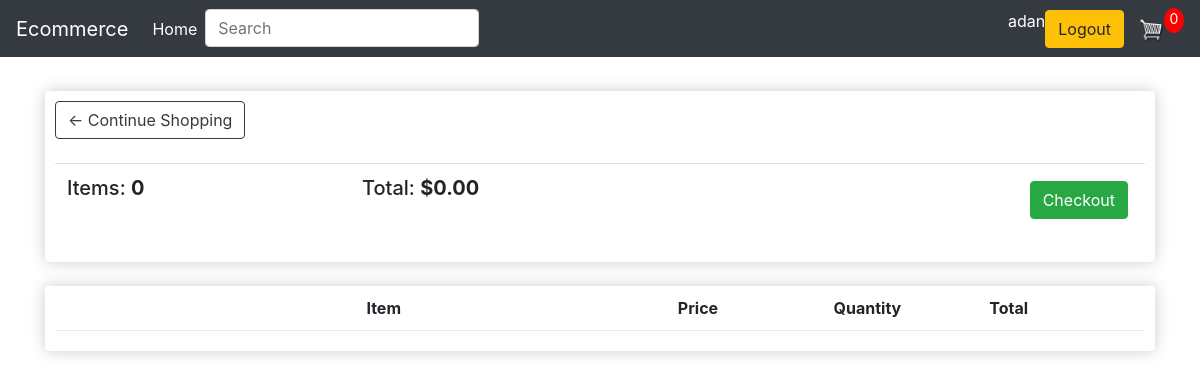
The app's page /cart/ (signed in) with its own data.
### store/models.py (models this page shows, shortened)
class Order(models.Model):
    customer = models.ForeignKey(Customer, on_delete=models.SET_NULL, blank=True, null=True)
    date_orderd = models.DateTimeField(auto_now_add=True)
    complete = models.BooleanField(default=False)
    transaction_id = models.CharField(max_length=200, null=True)
    @property
    def get_cart_total(self):
        orderitems = self.orderitem_set.all()
        total = sum([item.get_total for item in orderitems])
        return total
    def get_cart_items(self):
        orderitems = self.orderitem_set.all()
        total = sum([item.quantity for item in orderitems])
        return total

### store/views.py (the view)
# urls.py: path('cart/', views.cart, name='cart'),
@login_required(login_url='/login/')
def cart(request):
    if request.user.is_authenticated:
        customer = request.user.customer
        order, created = Order.objects.get_or_create(customer=customer, complete=False)
        items = order.orderitem_set.all()
        cartItems = order.get_cart_items
    else:
        items = []
        order = {'get_cart_total': 0, 'get_cart_items': 0, 'shipping': False}
        cartItems = order['get_cart_items']
    context = { 'items': items, 'order': order , 'cartItems': cartItems}
    return render(request, 'store/cart.html', context)

### store/templates/store/cart.html (shortened to what this page needs)
{% extends 'store/main.html' %}
{% load static %}
{% block content %}
    <div class="row">
        <div class="col-lg-12">
            <div class="box-element">
                <a href="{% url 'store' %}" class="btn btn-outline-dark ">&#x2190; Continue Shopping</a>
                <br>
                <br>
                <table class="table">
                    <tr>
                        <th><h5>Items: <strong>{{order.get_cart_items}}</strong></h5></th>
                        <th><h5>Total: <strong>${{order.get_cart_total|floatformat:2}}</strong></h5></th>
                        <th>
                            <a href="{% url 'checkout' %}" style="float:right; margin:5px; " class="btn btn-success">Checkout</a>
                        </th>
                    </tr>
                </table>
            </div>
            <br>
            <div class="box-element">
                <div class="cart-row">
                    <div style="flex:2"></div>
                    <div style="flex:2"><strong>Item</strong></div>
                    <div style="flex:1"><strong>Price</strong></div>
                    <div style="flex:1"><strong>Quantity</strong></div>
                    <div style="flex:1"><strong>Total</strong></div>
                </div>
            </div>
        </div>
    </div>
{% endblock content %}

### store/templates/store/main.html (shortened to what this page needs)
<!DOCTYPE html>
{% load static %}
<html lang="en">
<head>
    <link rel="stylesheet" href="{% static 'css/main.css' %}">
    <link rel="stylesheet" href="https://cdn.jsdelivr.net/npm/bootstrap@4.0.0/dist/css/bootstrap.min.css">
</head>
<body>
    <nav class="navbar navbar-expand-lg navbar-dark bg-dark">
        <a class="navbar-brand" href="{% url 'store' %}">Ecommerce</a>
        <div class="collapse navbar-collapse" id="navbarSupportedContent">
          <ul class="navbar-nav mr-auto">
            <li class="nav-item active">
              <a class="nav-link" href="#">Home <span class="sr-only">(current)</span></a>
            </li>
              <form action="{% url 'store' %}" method="get">
                <input class="form-control me-2" type="search" placeholder="Search" aria-label="Search" name="q" >
              </form>
          </ul>
          <div class="form-inline my-2 my-lg-0">
              {% if user.is_authenticated %}
                <p style="color: white;">{{request.user}}</p>
                <a href="{% url 'logout' %}" class="btn btn-warning">Logout</a>
              {% else %}
                <a href="{% url 'loginPage' %}" class="btn btn-warning">Login</a>
              {% endif %}
              <a href="{% url 'cart' %}">
                  <img id="cart-icon" src="{% static 'images/cart.png' %}" >
              </a>
              <p id="cart-total">{{cartItems}}</p>
          </div>
        </div>
      </nav>
    <div class="container">
        <br>
        {% block content %}
        {% endblock content %}
    </div>
</body>
</html>

### static/css/main.css (style rules this page uses)
body { background-color: hsl(0, 0%, 98%); }
h1, h2, h3, h4, h5, h6 { color: hsl(0, 0%, 30%); }
.box-element { box-shadow: hsl(0, 0%, 80%) 0 0 16px; background-color: #fff; border-radius: 4px; padding: 10px; }
.bg-dark { background-color: #4f868c !important; }
#cart-icon { width: 25px; display: inline-block; margin-left: 15px; }
#cart-total { display: block; text-align: center; color: #fff; background-color: red; width: 20px; height: 25px; border-radius: 50%; font-size: 14px; }
.col-lg-4, .col-lg-6, .col-lg-8, .col-lg-12 { margin-top: 10px; }
.btn { border-radius: 0; }
.cart-row { display: flex; align-items: flex-stretch; padding-bottom: 10px; margin-bottom: 10px; border-bottom: 1px solid #ececec; }

### records on screen
Order: id "0", get_cart_items "0", get_cart_total "0.00"

### other values on screen
{{ request.user }} "adan"
